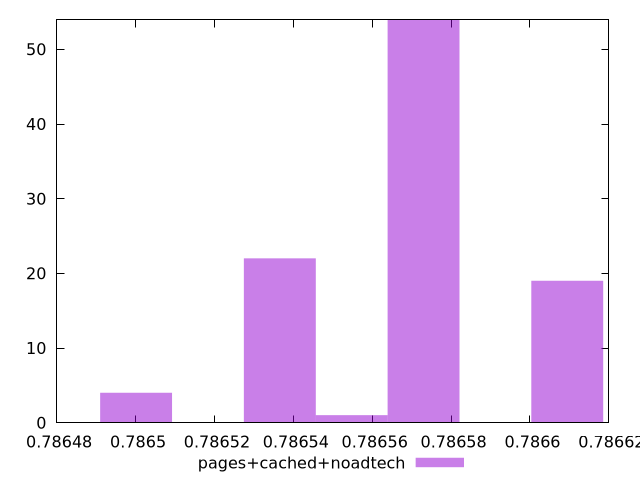

Reproduce this figure in gnuplot.
$_pagesCachedNoadtech <<EOF
0.7865365839043487 22
0.7865730170323522 54
0.7866094501603558 19
0.7865001507763452 4
0.7865548004683505 1
EOF
set key outside below
set terminal pngcairo
set output "report_00006_2020-11-02T20-21-41.718Z/uses-long-cache-ttl/pages+cached+noadtech//hist.png"
set yrange [0:54]
set boxwidth 0.000018216564001768272
set style fill transparent solid 0.5 noborder
plot $_pagesCachedNoadtech title "pages+cached+noadtech" with boxes ,
